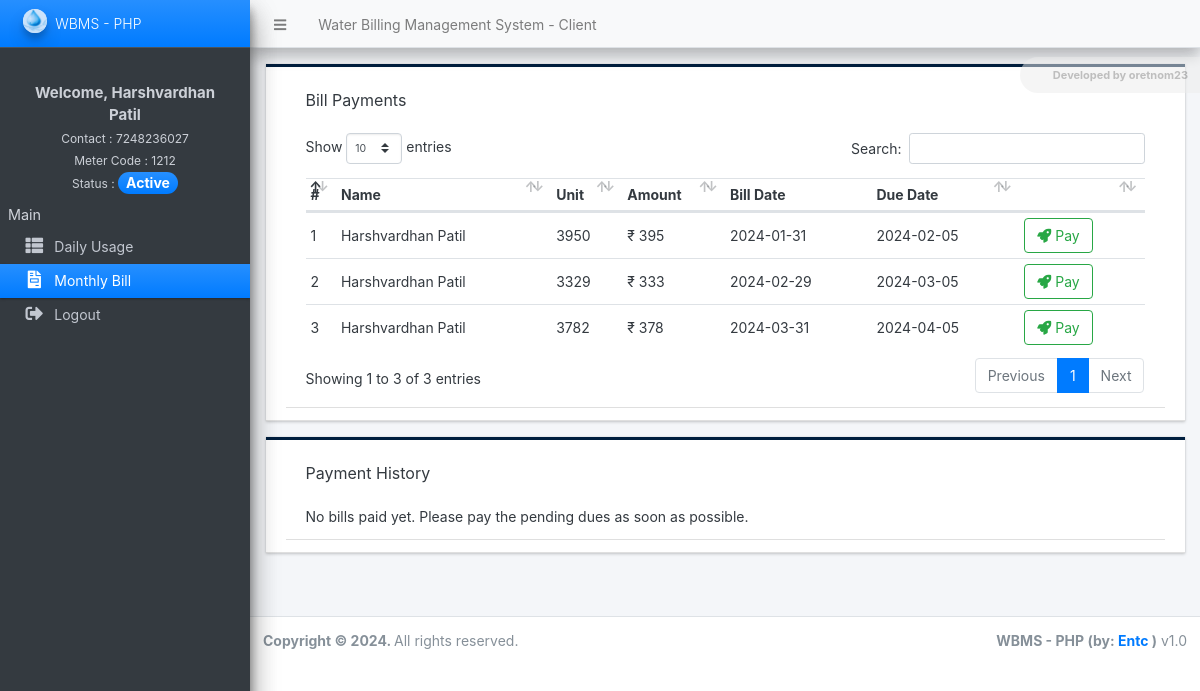
The page /admin/?page=monthlybill&phone_number=7248236027 on the database as committed earlier.
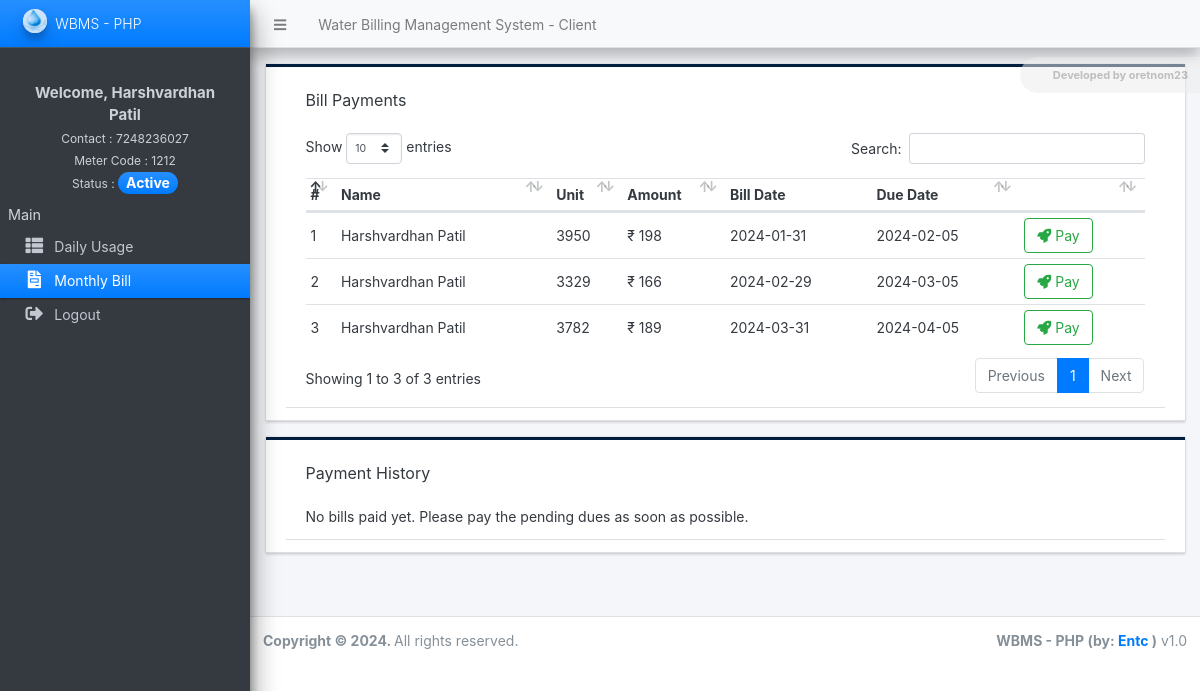
The same page on the database as committed later.
### tables this page shows
CREATE TABLE `pending_bills` (
  `id` int(11) NOT NULL,
  `name` text NOT NULL,
  `meter_code` int(11) NOT NULL,
  `unit` int(11) NOT NULL,
  `amount` int(11) NOT NULL,
  `billdate` date NOT NULL,
  `dueDate` date DEFAULT NULL,
  `paymentdate` date DEFAULT NULL,
  `paidflag` tinyint(1) NOT NULL,
  `transaction` varchar(12) DEFAULT NULL
);

### admin/monthlybill/index.php (the view, shortened to what the changed rows need)
<?php
if (isset($_GET['phone_number'])) {
  $phone_number = $_GET['phone_number'];
} else {
  header("Location: error404.php");
  exit;
}
?>
<?php
$contact = $conn->real_escape_string($phone_number);
$sql = "SELECT * FROM client_list WHERE contact = '$contact'";
$result = $conn->query($sql);
if ($result) {
  $row = $result->fetch_assoc();
  if ($row) {
    $firstname = $row['firstname'];
    $lastname = $row['lastname'];
    $fullname = $firstname . " " . $lastname;
  } else {
    echo "No matching records found.";
  }
} else {
  echo "Error executing query: " . $conn->error;
}
?>
<div class="card card-outline rounded-0 card-navy">
  <div class="card-header">
    <div class="card-header">
      <br>
      <br>
      <div class="bills">
      <?php
$host = 'localhost';
$dbname = 'wbms_db';
$username = 'root';
$password = '';
$dbConnection = new mysqli($host, $username, $password, $dbname, 3306);
$sql = "SELECT id, name, unit, amount, billdate, dueDate FROM pending_bills WHERE name = ? AND paidflag = 0";
$stmt = $dbConnection->prepare($sql);
$stmt->bind_param("s", $fullname);
$stmt->execute();
$result = $stmt->get_result();
if ($result->num_rows > 0) {
    $serial = 1;
    echo "<table  class='table mt-4 ' id='list'> ";
    echo "<thead><tr><th>#</th><th>Name</th><th>Unit</th><th>Amount</th><th>Bill Date</th><th>Due Date</th><th> </th></tr></thead>";
    while ($row = $result->fetch_assoc()) {
        echo "<tr>";
        echo "<td>" . $serial . "</td>";
        echo "<td>" . $row['name'] . "</td>";
        echo "<td>" . $row['unit'] . "</td>";
        echo "<td>₹ " . $row['amount'] . "</td>";
        echo "<td>" . $row['billdate'] . "</td>";
        echo "<td>" . $row['dueDate'] . "</td>";
        echo "<td>";
        echo "<form id='paymentForm_" . $row['id'] . "' method='POST' action='http://localhost/entc_wbms/admin/monthlybill/payment.php?id=" . $row['id'] . "'>";
        echo "<button type='submit' class='btn btn-outline-success'><i class='fa fa-rocket'></i> Pay</button>";
        echo "</form>";
        echo "</td>";
        echo "</tr>";
        $serial++;
    }
    echo "</table>";
} else {
    echo "No pending bills found for $fullname.";
}
?>
      </div>
    </div>
  </div>
</div>

Rows that differ between the two databases and show on the page:
removed pending_bills: name "Harshvardhan Patil", unit "3950", amount "395", billdate "2024-01-31", dueDate "2024-02-05"
removed pending_bills: name "Harshvardhan Patil", unit "3329", amount "333", billdate "2024-02-29", dueDate "2024-03-05"
removed pending_bills: name "Harshvardhan Patil", unit "3782", amount "378", billdate "2024-03-31", dueDate "2024-04-05"
added pending_bills: name "Harshvardhan Patil", unit "3950", amount "198", billdate "2024-01-31", dueDate "2024-02-05"
added pending_bills: name "Harshvardhan Patil", unit "3329", amount "166", billdate "2024-02-29", dueDate "2024-03-05"
added pending_bills: name "Harshvardhan Patil", unit "3782", amount "189", billdate "2024-03-31", dueDate "2024-04-05"
